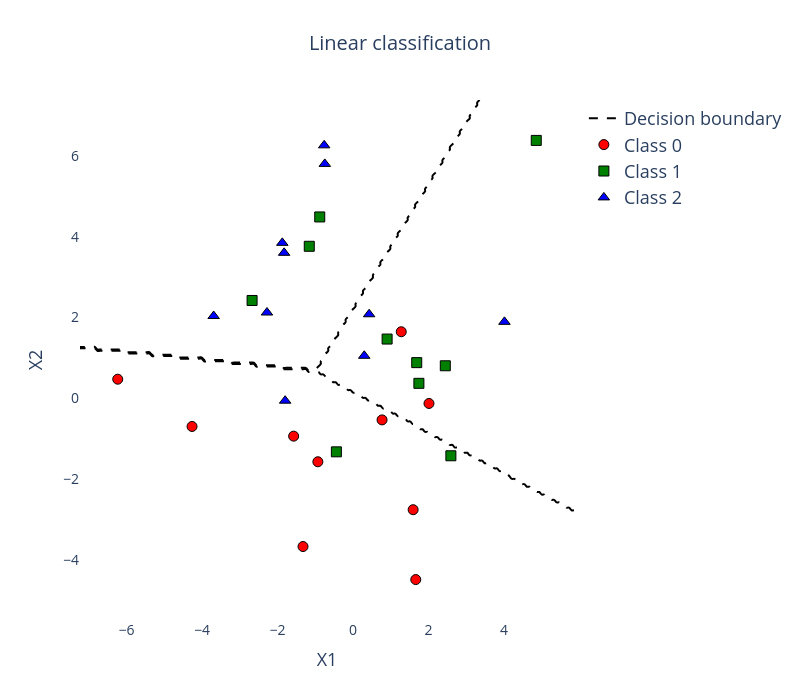

The cell this chart's notebook holds for it:
### Code cell
plot_2d_classification_boundaries()

### Figure 1 — Plotly figure (JSON) as saved in the notebook; plotly's stock layout.template omitted (floating-point values rounded to 4 significant figures; data arrays with more than 128 entries replaced by an {"elided": "..."} marker saying what was removed)
{"data": [{"contours": {"coloring": "none", "end": 2, "showlines": true, "size": 1, "start": 0}, "line": {"color": "black", "dash": "dash", "width": 2}, "name": "Decision boundary", "showscale": false, "type": "contour", "x": {"elided": "200 float values"}, "y": {"elided": "200 float values"}, "z": {"elided": "200x200 int values"}}, {"marker": {"color": "red", "line": {"color": "black", "width": 1}, "size": 10, "symbol": "circle"}, "mode": "markers", "name": "Class 0", "type": "scatter", "x": [-4.265, -6.234, 1.278, 2.013, 1.593, -1.573, -0.9312, -1.325, 1.663, 0.7695], "y": [-0.6949, 0.4746, 1.649, -0.1259, -2.754, -0.9346, -1.568, -3.665, -4.483, -0.5323]}, {"marker": {"color": "green", "line": {"color": "black", "width": 1}, "size": 10, "symbol": "square"}, "mode": "markers", "name": "Class 1", "type": "scatter", "x": [-0.8817, 1.746, -0.4404, 2.445, 2.593, 1.688, -1.159, -2.674, 4.855, 0.9038], "y": [4.489, 0.3723, -1.322, 0.8069, -1.42, 0.8845, 3.763, 2.422, 6.382, 1.468]}, {"marker": {"color": "blue", "line": {"color": "black", "width": 1}, "size": 10, "symbol": "triangle-up"}, "mode": "markers", "name": "Class 2", "type": "scatter", "x": [0.4269, -1.825, -1.873, 0.2978, -1.798, -0.7639, -0.7476, -2.28, 4.013, -3.692], "y": [2.081, 3.601, 3.848, 1.053, -0.05737, 6.26, 5.801, 2.124, 1.893, 2.038]}], "layout": {"height": 700, "legend": {"font": {"size": 18}}, "plot_bgcolor": "white", "title": {"font": {"size": 20}, "text": "Linear classification", "x": 0.5, "xanchor": "center"}, "width": 800, "xaxis": {"tickfont": {"size": 14}, "title": {"font": {"size": 18}, "text": "X1"}}, "yaxis": {"tickfont": {"size": 14}, "title": {"font": {"size": 18}, "text": "X2"}}}}
